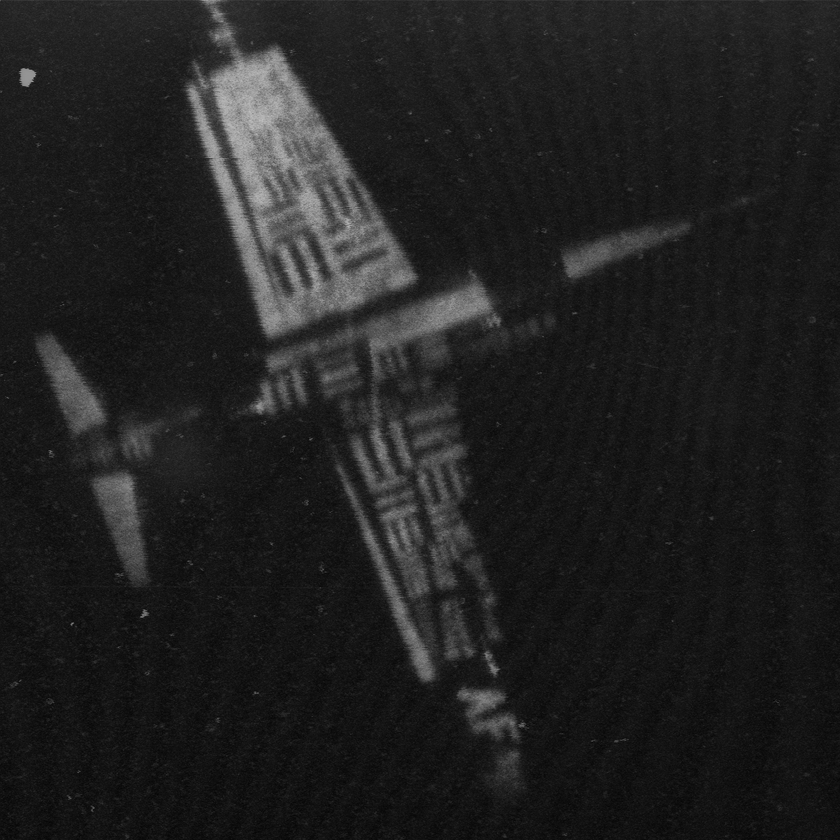
#> input picture 1/1/Airplane.tiff, 840 x 840 px, shrunk from 1024 x 1024 before the run
$ jupyter execute 1.ipynb
#> lines starting #> are read from the running program, lines starting #| are printed output that depends on the picture
# تمرین ۱: اصلاح هیستوگرام
تصویر همواپیما را در ورودی خوانده و نمایش دهید. هیستوگرام تصویر را محاسبه نمایید و نمایش دهید. با استفاده از روش
همسان سازی هیستوگرام، تصویر را نگاشت داده و آن را با تصویر اولیه مقایسه نمایید. مقایسه شامل تصاویر و هیستوگرامهای تصاویر
در قالب گزارش ارایه شود

### Import libraries and read and show the original image

[cell 1]
import cv2
import matplotlib.pyplot as plt

image = cv2.imread("Airplane.tiff",cv2.IMREAD_GRAYSCALE)
#> image is the input picture: shape (840, 840); min 5, max 190, mean 32.5
plt.imshow(image,cmap='gray')

### Calculating histogram and ploting it

[cell 2]
hist = cv2.calcHist([image],[0],None,[256],[0,255])
#> hist = 256 values, max 39249 at index 22, min 0 at index 0, mean 2756.2
plt.plot(hist)
plt.show()
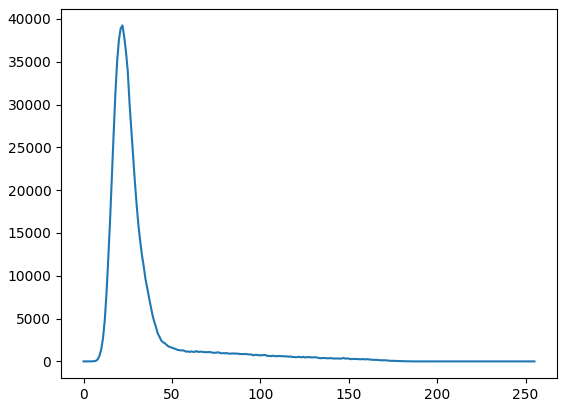
#> figure drawn by matplotlib, 1 panel; curve peaks at x = 22, y = 39249

plt.hist(image.ravel(),bins=256,range=[0,255])
plt.show()
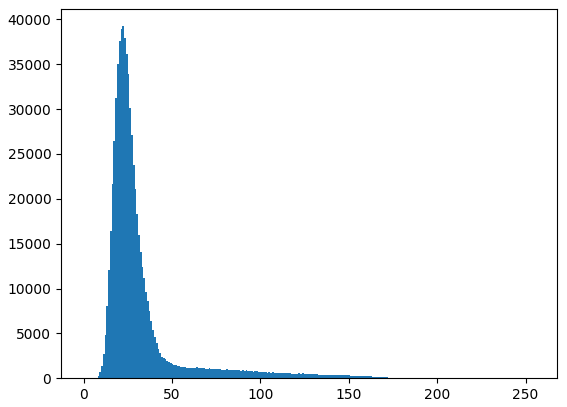
#> figure drawn by matplotlib, 1 panel; tallest bar 39249 high, from x = 21.91 to 22.91

مشاهده میشود اکثر مقادیر پیکسل های دارای اعداد کوچک هستند و
اکثر مقادیر متمرکز در ناحیه صفر تا پنجاه هستند که باعث میشود تصویری تیره داشته باشیم
انتظار می رود با همسان سازی هیتسوگرام این مقدادیر در بازه صفر تا ۲۵۵ پخش شوند تا تصویر تا حدودی واضح تر شود

### Equlizing image histogram and showing the result

[cell 3]
equalized_image = cv2.equalizeHist(image)
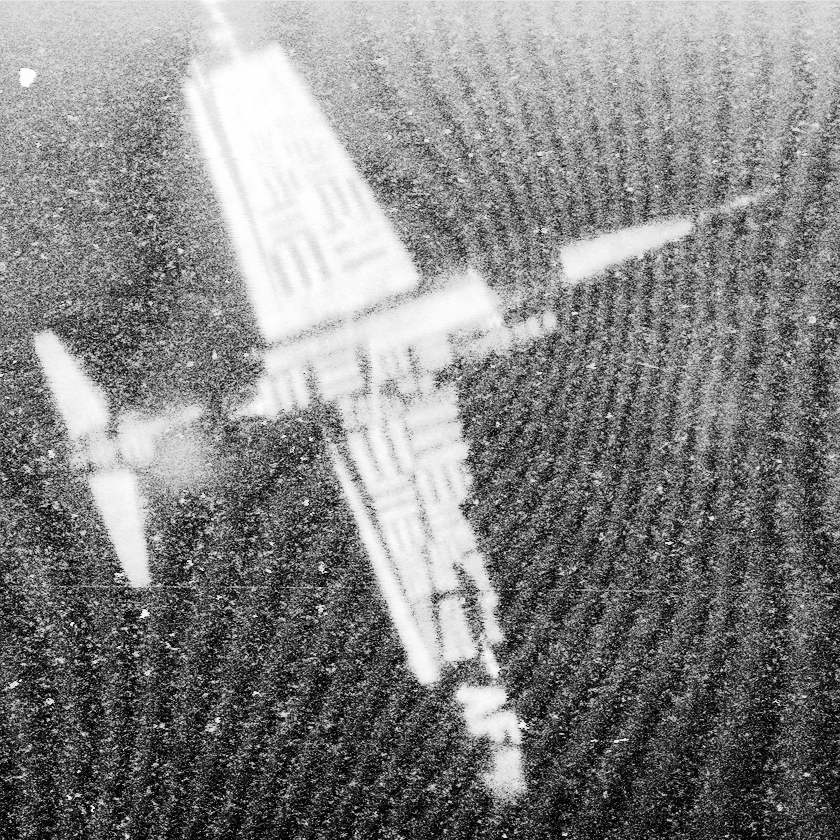
#> equalized_image: shape (840, 840); min 0, max 255, mean 131.8
plt.imshow(equalized_image,cmap='gray')

مشاهده میشود به علت همسان سازی گستره روشنایی تصویر افزایش یافته و نسبت به تصویر اولیه جزئیات بیشتر قابل مشاهده می باشد
در کل نیز می توان گفت کیفیت تصویر افزایش یافته

### Calculating equalized image and ploting the result

[cell 4]
hist = cv2.calcHist([equalized_image],[0],None,[256],[0,255])
#> hist = 256 values, max 39249 at index 100, min 0 at index 3, mean 2750.7
plt.plot(hist)
plt.show()
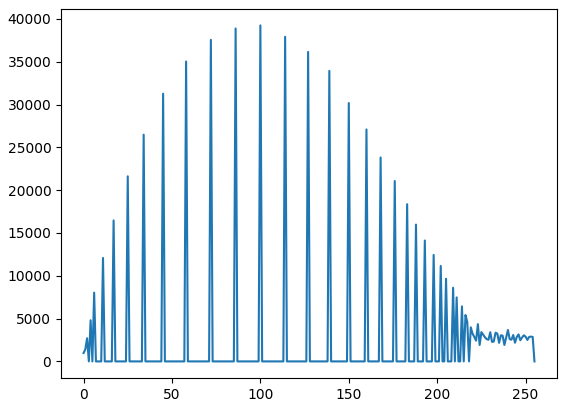
#> figure drawn by matplotlib, 1 panel; curve peaks at x = 100, y = 39249
